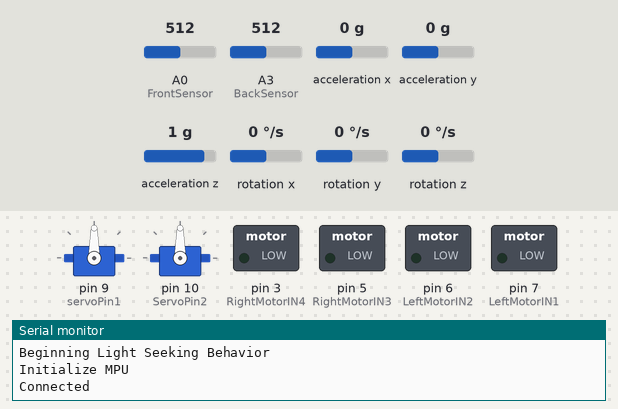
Simulated run of this sketch. Board: Arduino Uno, built with avr-gcc and run on an emulated ATmega328P. On the bench: 2 × servo, switched loads named in the sketch (green lamp = pin HIGH), the last lines printed to the serial monitor. The inputs (shaded band) are chosen by the test bench; at power-on: A0 (FrontSensor) = 512, A3 (BackSensor) = 512, rotation z 0 °/s, acceleration x 0 g, acceleration y 0 g, acceleration z 1 g, rotation x 0 °/s, rotation y 0 °/s.

Above: at 2.8 s.
2.9 s: A0 (FrontSensor) set to 716
At 6.9 s:
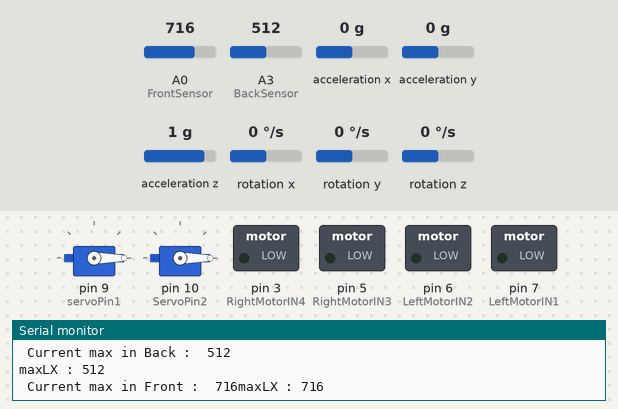
9.1 s: A3 (BackSensor) set to 708
At 15.1 s:
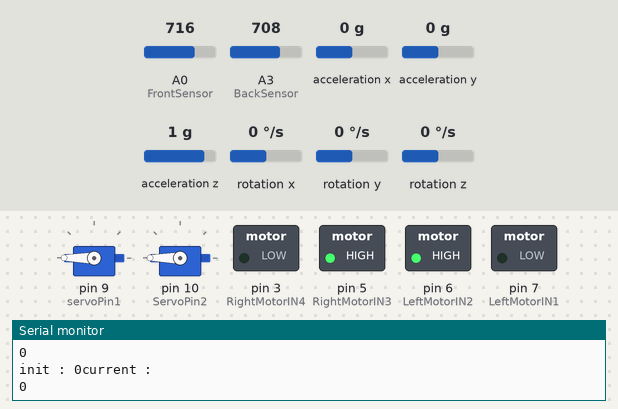
15.3 s: A3 (BackSensor) set to 732
16.8 s: rotation z set to -11 °/s
23.0 s: rotation z set to -14 °/s
At 24.7 s:
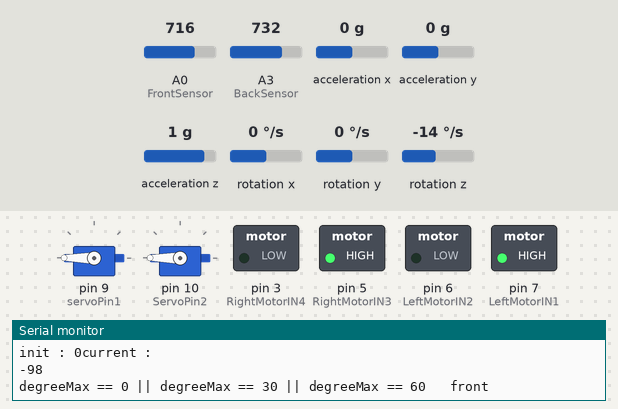
35.4 s: rotation z set to -18 °/s
At 36.6 s:
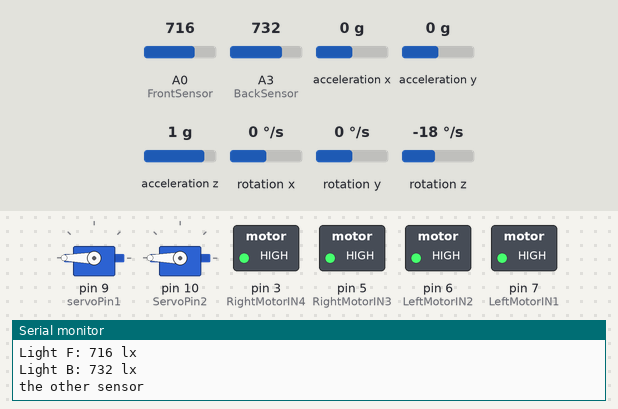
41.6 s: rotation z set to -22 °/s
Timing chart, 0 to 47.0 s (numbered marks = the images above; inputs shaded):
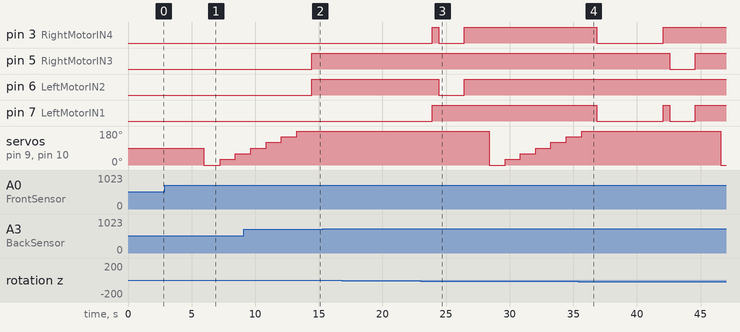

The sketch:

new_move_with_LDR.ino
```cpp
#include <Wire.h>
#include <Servo.h>
#include "I2Cdev.h"
#include "MPU6050.h"


// Create  servo objects
Servo Servo1;
Servo Servo2;


MPU6050 mpu;


// Declare the Servo pins
int servoPin1 = 9;
int ServoPin2 = 10;

// Declare Sr04 pins
int echoPin1 = 15;
int trigPin1 = 16;

int echoPin2 = 11;
int trigPin2 = 13;

// Declare Motor Pins
const int RightMotorIN3 = 5;    // This pin is used to enable or disable the Right motor. Connected to the base of an NPN transistor.
const int RightMotorIN4 = 3;    // This pin is used to enable or disable the Right motor. Connected to the base of an NPN transistor.
const int LeftMotorIN1 = 7;     // This pin is used to enable or disable the Left motor. Connected to the base of an NPN transistor.
const int LeftMotorIN2 = 6;     // This pin is used to enable or disable the Left motor. Connected to the base of an NPN transistor.

// Declare photoresistor pins
const int FrontSensor = 14;
const int BackSensor = A3 ;

// Variable definitions
int degreeMax;
bool max_in_front;
int maxLX;
int SensorDifference;   // This value is used to determine the difference between the Left and Right


int16_t ax, ay, az;
int16_t gx, gy, gz;
float x=0;
int cx=0;
float bx=0;
float rx=0;
float y=0;
int cy=0;
float by=0;
float ry=0;
float z=0;
int cz=0;
float bz=0;
float rz=0;

int robot_init_degree = 0;
int robot_current_degree = 0;

 void move_right()  {

    digitalWrite(LeftMotorIN1, HIGH);                              // This is used to turn Left. Notice the
    digitalWrite(LeftMotorIN2, LOW);

    digitalWrite(RightMotorIN3, LOW);                                // opposite motor runs to turn Left.
    digitalWrite(RightMotorIN4, HIGH);

   // Serial.println("Left");                                      // This prints Left when the robot would actually turn Left.
 }

 void move_left()  {

   digitalWrite(RightMotorIN3, HIGH);                              // This is used to turn Left. Notice the
   digitalWrite(RightMotorIN4, LOW);
   digitalWrite(LeftMotorIN1, LOW);                                // opposite motor runs to turn Left.
   digitalWrite(LeftMotorIN2, HIGH);

 //   Serial.println("Right");                                      // This prints Left when the robot would actually turn Left.
 }

 void move_forward()  {

    digitalWrite(RightMotorIN3, HIGH);                              // This is used to turn Left. Notice the
    digitalWrite(RightMotorIN4, LOW);

    digitalWrite(LeftMotorIN1, HIGH);                                // opposite motor runs to turn Left.
    digitalWrite(LeftMotorIN2, LOW);

   // Serial.println("Forward");                                      // This prints Left when the robot would actually turn Left.
 }

 void move_backward()  {

    digitalWrite(RightMotorIN3, LOW);
    digitalWrite(RightMotorIN4, HIGH);

    digitalWrite(LeftMotorIN1, LOW);
    digitalWrite(LeftMotorIN2, HIGH);

 //   Serial.println("Backward");
 }
 void stop_robot()  {

    digitalWrite(RightMotorIN3, HIGH);
    digitalWrite(RightMotorIN4, HIGH);

    digitalWrite(LeftMotorIN1, HIGH);
    digitalWrite(LeftMotorIN2, HIGH);

  //  Serial.println("Stop");
 }

int calc_light_max_degree(){
   Serial.println(" Calc_degree called");
   Servo1.write(0);
   Servo2.write(0);
   maxLX = 0 ;
   degreeMax = 0;

for(int j = 0; j <= 6; j++){

      Servo1.write(j*30);
      Servo2.write(j*30);
      delay(100);


       uint16_t luxb = analogRead(BackSensor);

      delay(100);

      uint16_t luxf = analogRead(FrontSensor);

      Serial.print("Light F: ");
      Serial.print(luxf);
      Serial.println(" lx");
      Serial.print("Light B: ");
      Serial.print(luxb);
      Serial.println(" lx");
      Serial.println("the other sensor");
    if(luxb > maxLX)
      {
        Serial.print(" Current max in Back :  ");
        Serial.println(luxb);
        maxLX = luxb;
        degreeMax = j*30;
        max_in_front = false;
        Serial.print("maxLX : ");
        Serial.println(maxLX);

      }
      if(luxf > maxLX)
      {
        Serial.print(" Current max in Front :  ");
        Serial.print(luxf);
        maxLX = luxf;
        degreeMax = j*30;
        max_in_front = true;
        Serial.print("maxLX : ");
        Serial.println(maxLX);

      }
      delay(1000);
   }
   return  degreeMax;
 }


void init_mpu()
{
  if(millis()<2000){
    delay(2000);
    for(int i=0; i<1000; i++) {
      mpu.getMotion6(&ax, &ay, &az, &gx, &gy, &gz);
      bx=bx+gx;
      by=by+gy;
      bz=bz+gz;
    }
    bx=bx/10000;
    by=by/10000;
    bz=bz/10000;
  }
}


int get_wheels_degree()
{
  mpu.getMotion6(&ax, &ay, &az, &gx, &gy, &gz);

  x=x+gx-bx;
  y=y+gy-by;
  z=z+gz-bz;

  cz=map(z, -750000, 750000, -90, 90)*2;
  return cz;
}

void setup()   {
  /* We connected ENA and ENB to VCC*/
  //analogWrite(ENA, 255);
  //analogWrite(ENB, 255);

  pinMode(LeftMotorIN1, OUTPUT);      // Defines this pin as an output. The Arduino will write values to this pin.
  pinMode(LeftMotorIN2, OUTPUT);      // Defines this pin as an output. The Arduino will write values to this pin.
  pinMode(RightMotorIN3, OUTPUT);     // Defines this pin as an output. The Arduino will write values to this pin.
  pinMode(RightMotorIN4, OUTPUT);     // Defines this pin as an output. The Arduino will write values to this pin.

  // SR05 setup
  pinMode(trigPin1, OUTPUT); // Sets the trigPin as an Output
  pinMode(echoPin1, INPUT); // Sets the echoPin as an Input
  pinMode(trigPin2, OUTPUT); // Sets the trigPin as an Output
  pinMode(echoPin2, INPUT); // Sets the echoPin as an Input

  // We need to attach the servo to the used pin number
  Servo1.attach(servoPin1);
  Servo2.attach(ServoPin2);

  mpu.initialize();

  Serial.begin(9600);              // Enables a serial connection through the Arduino to either USB or UART (pins 0&1). Note that the baud rate is set to 9600
  Serial.println(" \nBeginning Light Seeking Behavior");   // Placed at the very end of void Setup() so that it is runs once, right before the void Loop()

  Serial.println("Initialize MPU");

  Serial.println(mpu.testConnection() ? "Connected" : "Connection failed");

  Wire.begin();


}
void loop()    {

   init_mpu();


   degreeMax = calc_light_max_degree();

   if (degreeMax == 0 || degreeMax == 30 || degreeMax == 60  )
  {

   robot_init_degree = get_wheels_degree();
   Serial.println(robot_init_degree);
   while(  abs(robot_current_degree - robot_init_degree)  < (100 - degreeMax) )
   {
    Serial.print("init : ");
    Serial.print(robot_init_degree);
    Serial.println("current : " );
    Serial.println(robot_current_degree);
//     robot_current_degree
   move_left();

   robot_current_degree = get_wheels_degree();

   }

   stop_robot();
//
    delay(500);
//
//
if(max_in_front) {
      move_forward();
       Serial.println("degreeMax == 0 || degreeMax == 30 || degreeMax == 60   front")   ;
    }
    else{
       move_backward();
       Serial.println("degreeMax == 0 || degreeMax == 30 || degreeMax == 60   back")   ;
    }
    delay(2000);
    stop_robot();

  }
  else if (degreeMax == 90  )
  {
    if(max_in_front)
    {
      Serial.println("degreeMax 90   front")   ;
      move_forward();
      delay(2000);
      stop_robot();
    }
    else
    {
      Serial.println("degreeMax 90   back")  ;
      move_backward();
      delay(2000);
      stop_robot();
    }
  }


  else if (degreeMax == 120 ||   degreeMax == 150  || degreeMax == 180 )
  {
   robot_init_degree = get_wheels_degree();
   while(  abs(robot_current_degree - robot_init_degree)  < ( degreeMax - 85 ) )
    {
      Serial.print("init : ");
      Serial.print(robot_init_degree);
      Serial.println("current : " );
      Serial.println(robot_current_degree);
//      robot_current_degree
      move_right();

      robot_current_degree = get_wheels_degree();

   }
    stop_robot();

    delay(500);
  if(max_in_front) {
      move_forward();
       Serial.println("degreeMax == 0 || degreeMax == 30 || degreeMax == 60   front")   ;
    }
    else{
       move_backward();
       Serial.println("degreeMax == 0 || degreeMax == 30 || degreeMax == 60   back")   ;
    }
    delay(2000);
    stop_robot();

  }
delay ( 2000);
//move_forward();
}
```

Measured:
- the behaviour switches between -12 and -13 °/s on rotation z (found by bisection; images 2 and 3)
